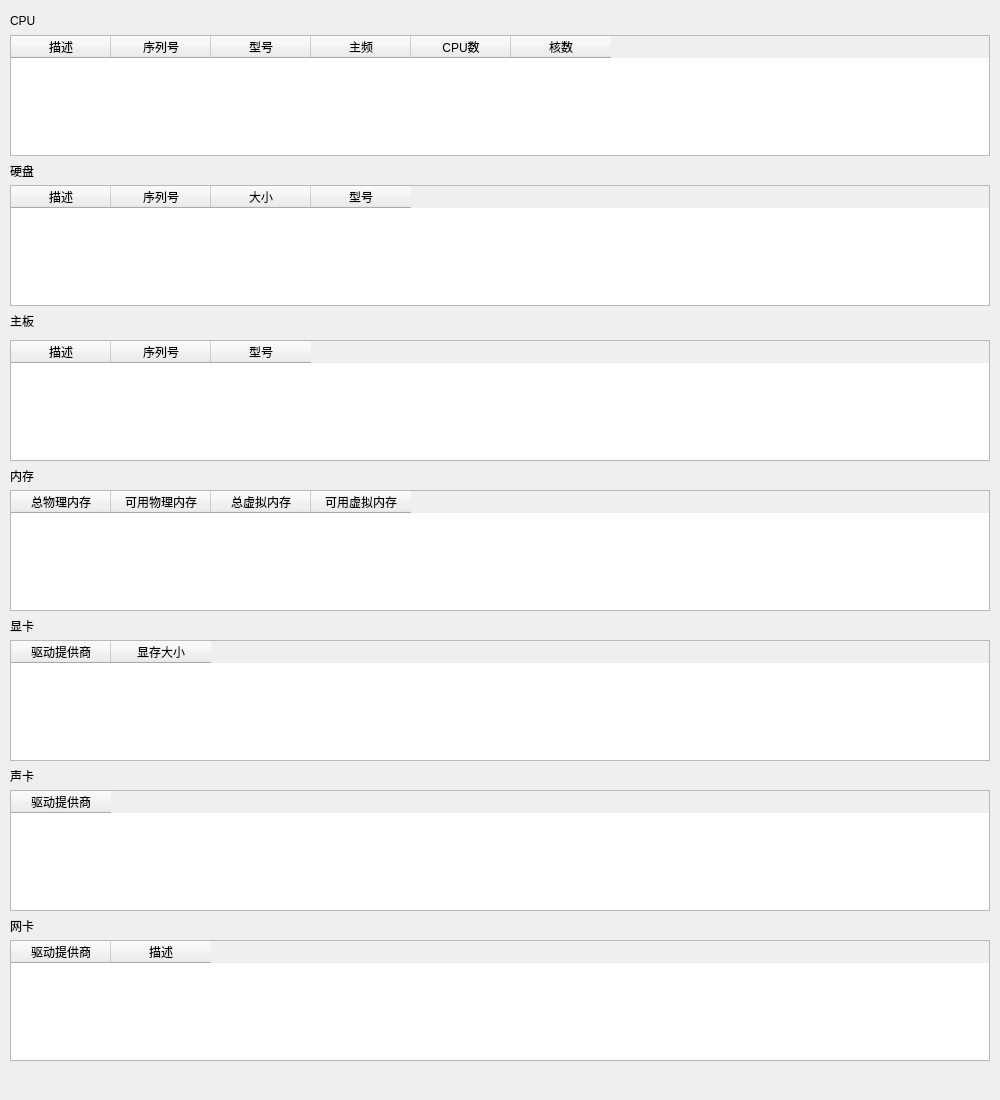
      <widget class="QWidget" name="scrollAreaWidgetContents_2">
       <property name="enabled">
        <bool>true</bool>
       </property>
       <property name="geometry">
        <rect>
         <x>0</x>
         <y>0</y>
         <width>1000</width>
         <height>1100</height>
        </rect>
       </property>
       <property name="minimumSize">
        <size>
         <width>1000</width>
         <height>1100</height>
        </size>
       </property>
       <widget class="QLabel" name="label_60">
        <property name="geometry">
         <rect>
          <x>10</x>
          <y>10</y>
          <width>61</width>
          <height>21</height>
         </rect>
        </property>
        <property name="styleSheet">
         <string notr="true">color: rgb(0, 0, 0);
font: 12pt &quot;微软雅黑&quot;;</string>
        </property>
        <property name="text">
         <string>CPU</string>
        </property>
       </widget>
       <widget class="QTableWidget" name="yingjianTableWidget_8">
        <property name="geometry">
         <rect>
          <x>10</x>
          <y>35</y>
          <width>980</width>
          <height>121</height>
         </rect>
        </property>
        <column>
         <property name="text">
          <string>描述</string>
         </property>
        </column>
        <column>
         <property name="text">
          <string>序列号</string>
         </property>
        </column>
        <column>
         <property name="text">
          <string>型号</string>
         </property>
        </column>
        <column>
         <property name="text">
          <string>主频</string>
         </property>
        </column>
        <column>
         <property name="text">
          <string>CPU数</string>
         </property>
        </column>
        <column>
         <property name="text">
          <string>核数</string>
         </property>
        </column>
       </widget>
       <widget class="QLabel" name="label_61">
        <property name="geometry">
         <rect>
          <x>10</x>
          <y>160</y>
          <width>61</width>
          <height>21</height>
         </rect>
        </property>
        <property name="styleSheet">
         <string notr="true">color: rgb(0, 0, 0);
font: 12pt &quot;微软雅黑&quot;;</string>
        </property>
        <property name="text">
         <string>硬盘</string>
        </property>
       </widget>
       <widget class="QTableWidget" name="yingjianTableWidget_9">
        <property name="geometry">
         <rect>
          <x>10</x>
          <y>185</y>
          <width>980</width>
          <height>121</height>
         </rect>
        </property>
        <column>
         <property name="text">
          <string>描述</string>
         </property>
        </column>
        <column>
         <property name="text">
          <string>序列号</string>
         </property>
        </column>
        <column>
         <property name="text">
          <string>大小</string>
         </property>
        </column>
        <column>
         <property name="text">
          <string>型号</string>
         </property>
        </column>
       </widget>
       <widget class="QLabel" name="label_62">
        <property name="geometry">
         <rect>
          <x>10</x>
          <y>310</y>
          <width>61</width>
          <height>21</height>
         </rect>
        </property>
        <property name="styleSheet">
         <string notr="true">color: rgb(0, 0, 0);
font: 12pt &quot;微软雅黑&quot;;</string>
        </property>
        <property name="text">
         <string>主板</string>
        </property>
       </widget>
       <widget class="QTableWidget" name="yingjianTableWidget_10">
        <property name="geometry">
         <rect>
          <x>10</x>
          <y>340</y>
          <width>980</width>
          <height>121</height>
         </rect>
        </property>
        <column>
         <property name="text">
          <string>描述</string>
         </property>
        </column>
        <column>
         <property name="text">
          <string>序列号</string>
         </property>
        </column>
        <column>
         <property name="text">
          <string>型号</string>
         </property>
        </column>
       </widget>
       <widget class="QLabel" name="label_63">
        <property name="geometry">
         <rect>
          <x>10</x>
          <y>465</y>
          <width>61</width>
          <height>21</height>
         </rect>
        </property>
        <property name="styleSheet">
         <string notr="true">color: rgb(0, 0, 0);
font: 12pt &quot;微软雅黑&quot;;</string>
        </property>
        <property name="text">
         <string>内存</string>
        </property>
       </widget>
       <widget class="QTableWidget" name="yingjianTableWidget_11">
        <property name="geometry">
         <rect>
          <x>10</x>
          <y>490</y>
          <width>980</width>
          <height>121</height>
         </rect>
        </property>
        <column>
         <property name="text">
          <string>总物理内存</string>
         </property>
        </column>
        <column>
         <property name="text">
          <string>可用物理内存</string>
         </property>
        </column>
        <column>
         <property name="text">
          <string>总虚拟内存</string>
         </property>
        </column>
        <column>
         <property name="text">
          <string>可用虚拟内存</string>
         </property>
        </column>
       </widget>
       <widget class="QLabel" name="label_64">
        <property name="geometry">
         <rect>
          <x>10</x>
          <y>615</y>
          <width>61</width>
          <height>21</height>
         </rect>
        </property>
        <property name="styleSheet">
         <string notr="true">color: rgb(0, 0, 0);
font: 12pt &quot;微软雅黑&quot;;</string>
        </property>
        <property name="text">
         <string>显卡</string>
        </property>
       </widget>
       <widget class="QTableWidget" name="yingjianTableWidget_12">
        <property name="geometry">
         <rect>
          <x>10</x>
          <y>640</y>
          <width>980</width>
          <height>121</height>
         </rect>
        </property>
        <column>
         <property name="text">
          <string>驱动提供商</string>
         </property>
        </column>
        <column>
         <property name="text">
          <string>显存大小</string>
         </property>
        </column>
       </widget>
       <widget class="QLabel" name="label_65">
        <property name="geometry">
         <rect>
          <x>10</x>
          <y>765</y>
          <width>61</width>
          <height>21</height>
         </rect>
        </property>
        <property name="styleSheet">
         <string notr="true">color: rgb(0, 0, 0);
font: 12pt &quot;微软雅黑&quot;;</string>
        </property>
        <property name="text">
         <string>声卡</string>
        </property>
       </widget>
       <widget class="QTableWidget" name="yingjianTableWidget_13">
        <property name="geometry">
         <rect>
          <x>10</x>
          <y>790</y>
          <width>980</width>
          <height>121</height>
         </rect>
        </property>
        <column>
         <property name="text">
          <string>驱动提供商</string>
         </property>
        </column>
       </widget>
       <widget class="QLabel" name="label_66">
        <property name="geometry">
         <rect>
          <x>10</x>
          <y>915</y>
          <width>61</width>
          <height>21</height>
         </rect>
        </property>
        <property name="styleSheet">
         <string notr="true">color: rgb(0, 0, 0);
font: 12pt &quot;微软雅黑&quot;;</string>
        </property>
        <property name="text">
         <string>网卡</string>
        </property>
       </widget>
       <widget class="QTableWidget" name="yingjianTableWidget_14">
        <property name="geometry">
         <rect>
          <x>10</x>
          <y>940</y>
          <width>980</width>
          <height>121</height>
         </rect>
        </property>
        <column>
         <property name="text">
          <string>驱动提供商</string>
         </property>
        </column>
        <column>
         <property name="text">
          <string>描述</string>
         </property>
        </column>
       </widget>
      </widget>
